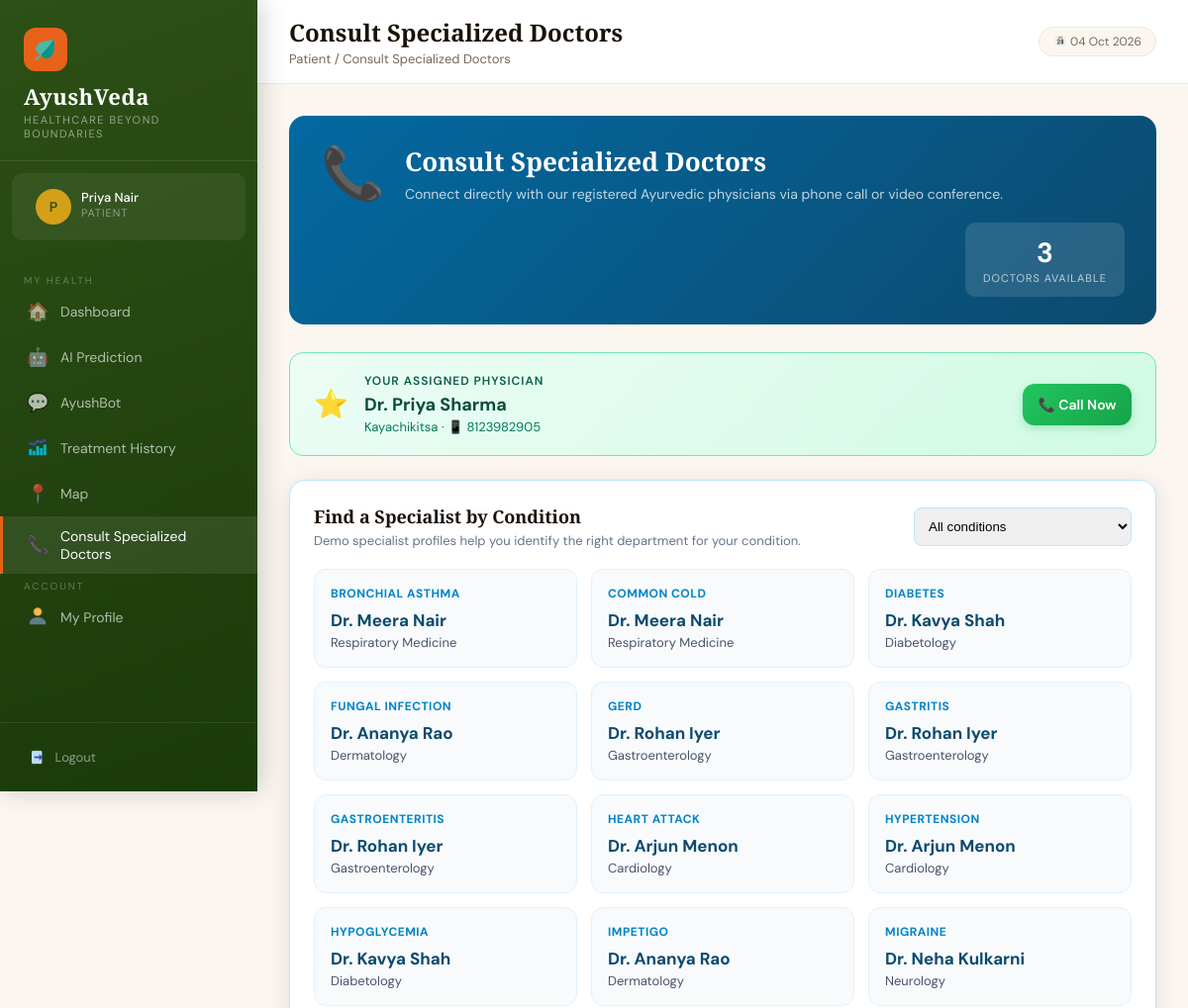
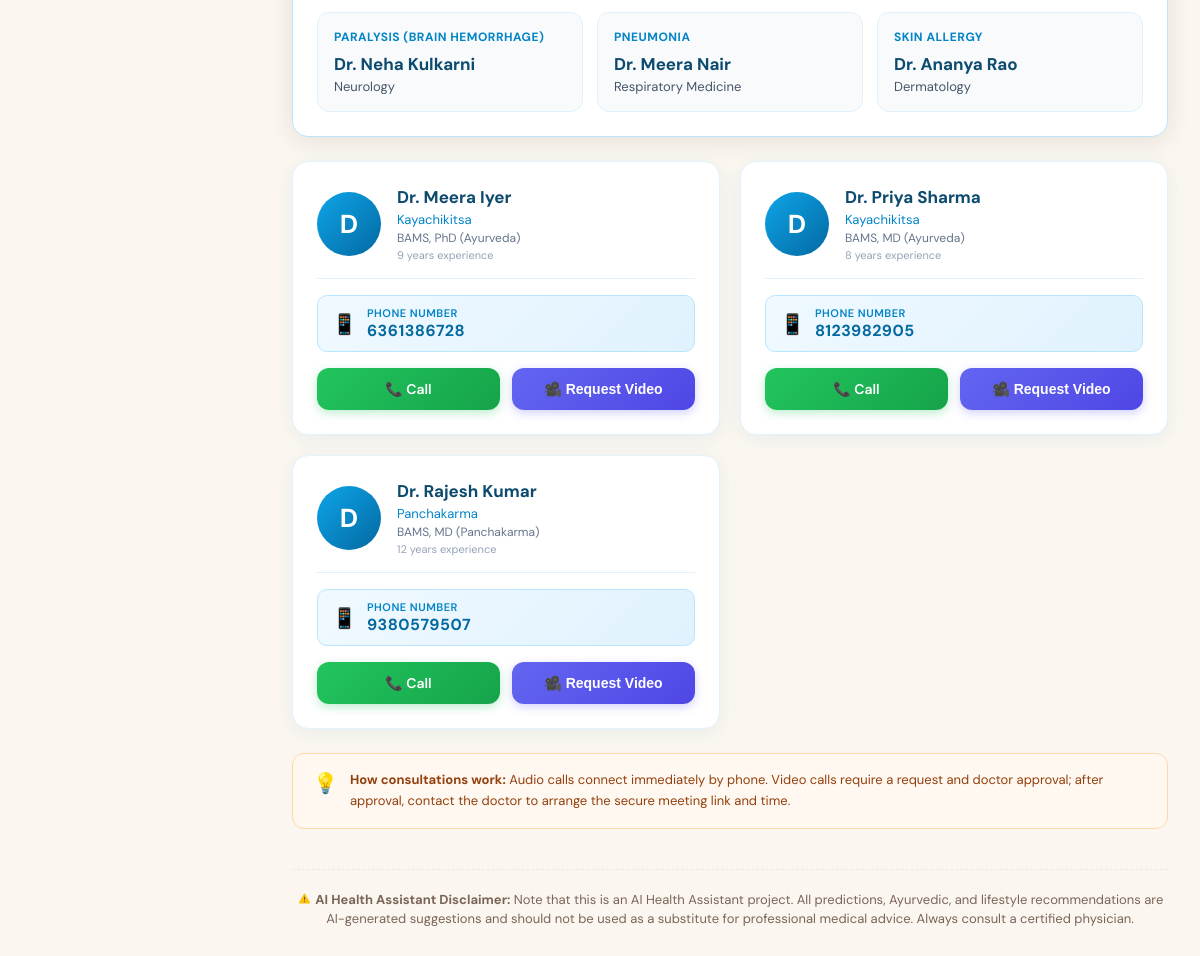
/patient/consult (signed in), run on the app's committed database (2 pictures, top to bottom).
### tables this page shows
CREATE TABLE patients (
            id INTEGER PRIMARY KEY AUTOINCREMENT,
            name TEXT NOT NULL,
            email TEXT UNIQUE NOT NULL,
            password TEXT NOT NULL,
            phone TEXT,
            age INTEGER,
            gender TEXT,
            blood_group TEXT,
            address TEXT,
            doctor_id INTEGER,
            created_at TIMESTAMP DEFAULT CURRENT_TIMESTAMP, preexisting_conditions TEXT, allergies TEXT, triage_raw_text TEXT, triage_symptoms TEXT, latitude REAL, longitude REAL, location_updated_at TIMESTAMP, share_location INTEGER DEFAULT 0,
            FOREIGN KEY (doctor_id) REFERENCES doctors(id)
        );

CREATE TABLE doctors (
            id INTEGER PRIMARY KEY AUTOINCREMENT,
            name TEXT NOT NULL,
            email TEXT UNIQUE NOT NULL,
            password TEXT NOT NULL,
            phone TEXT,
            specialization TEXT,
            qualification TEXT,
            experience INTEGER DEFAULT 0,
            created_at TIMESTAMP DEFAULT CURRENT_TIMESTAMP
        );

### app.py (the view, shortened to what this page needs)
@app.route('/patient/consult', methods=['GET', 'POST'])
@login_required('patient')
def patient_consult():
    conn = get_db()
    patient = conn.execute(
        "SELECT p.*, d.name as doctor_name, d.specialization, d.phone as doctor_phone FROM patients p LEFT JOIN doctors d ON p.doctor_id=d.id WHERE p.id=?",
        (session['user_id'],)
    ).fetchone()
    doctors = conn.execute(
        "SELECT id, name, phone, specialization, qualification, experience FROM doctors ORDER BY name"
    ).fetchall()
    video_requests = conn.execute(
        "SELECT cr.*, d.name as doctor_name FROM consultation_requests cr JOIN doctors d ON cr.doctor_id=d.id WHERE cr.patient_id=? ORDER BY cr.created_at DESC",
        (session['user_id'],)
    ).fetchall()
    conn.close()
    specialists = [
        (disease, details['name'], details['specialization'])
        for disease, details in sorted(SPECIALIST_BY_DISEASE.items())
    ]
    return render_template(
        'patient/consult.html', patient=patient, doctors=doctors,
        video_requests=video_requests, demo_specialists=specialists,
        diseases=sorted(SPECIALIST_BY_DISEASE)
    )

### templates/patient/consult.html (shortened to what this page needs)
{% extends 'base.html' %}
{% block page_title %}Consult Specialized Doctors{% endblock %}
{% block breadcrumb %}Patient / Consult Specialized Doctors{% endblock %}
{% block nav %}
<span class="nav-section-label">My Health</span>
<a href="/patient/dashboard" class="nav-link"><span class="icon">🏠</span> Dashboard</a>
<a href="/patient/predict" class="nav-link"><span class="icon">🤖</span> AI Prediction</a>
<a href="/patient/chatbot" class="nav-link"><span class="icon">💬</span> AyushBot</a>
<a href="/patient/history" class="nav-link"><span class="icon"><img src="/static/images/dashboard_icon.png" style="height:1.2em;width:1.2em;vertical-align:-0.2em;"></span> Treatment History</a>
<a href="/patient/map" class="nav-link"><span class="icon">📍</span> Map</a>
<a href="/patient/consult" class="nav-link active"><span class="icon">📞</span> Consult Specialized Doctors</a>
<span class="nav-section-label">Account</span>
<a href="/patient/profile" class="nav-link"><span class="icon"><img src="/static/images/profile_icon.png" style="height:1.2em;width:1.2em;vertical-align:-0.2em;"></span> My Profile</a>
{% endblock %}
{% block content %}
<div style="background:linear-gradient(135deg,#0369A1,#0C4A6E); border-radius:16px; padding:28px 32px; margin-bottom:28px; display:flex; align-items:center; gap:20px; flex-wrap:wrap;">
    <div style="font-size:52px; line-height:1;">📞</div>
    <div>
        <h2 style="font-size:26px; color:#fff; font-family:'Cormorant Garamond',serif; margin:0 0 6px 0;">Consult Specialized Doctors</h2>
        <p style="color:rgba(255,255,255,0.75); font-size:14px; margin:0;">Connect directly with our registered Ayurvedic physicians via phone call or video conference.</p>
    </div>
    <div style="margin-left:auto; background:rgba(255,255,255,0.12); border-radius:10px; padding:12px 18px; text-align:center;">
        <div style="font-size:28px; font-weight:700; color:#fff;">{{ doctors|length }}</div>
        <div style="font-size:11px; color:rgba(255,255,255,0.7); text-transform:uppercase; letter-spacing:1px;">Doctors Available</div>
    </div>
</div>
{% if patient.doctor_name %}
<div style="background:linear-gradient(135deg,#ECFDF5,#D1FAE5); border:1px solid #6EE7B7; border-radius:14px; padding:20px 24px; margin-bottom:24px; display:flex; align-items:center; gap:16px; flex-wrap:wrap;">
    <div style="font-size:28px;">⭐</div>
    <div>
        <div style="font-size:12px; color:#065F46; font-weight:600; text-transform:uppercase; letter-spacing:1px; margin-bottom:4px;">Your Assigned Physician</div>
        <div style="font-size:18px; font-weight:700; color:#064E3B;">{{ patient.doctor_name }}</div>
        <div style="font-size:13px; color:#047857; margin-top:2px;">{{ patient.specialization or 'Ayurvedic Physician' }} · 📱 {{ patient.doctor_phone or 'Contact via clinic' }}</div>
    </div>
    {% if patient.doctor_phone %}
    <div style="margin-left:auto; display:flex; gap:10px; flex-wrap:wrap;">
        <a href="tel:{{ patient.doctor_phone }}" class="call-btn" style="min-width:110px;">📞 Call Now</a>
    </div>
    {% endif %}
</div>
{% endif %}
<div class="card" style="margin-bottom:24px; border:1px solid #BAE6FD;">
    <div class="card-header">
        <div>
            <h3 class="card-title">Find a Specialist by Condition</h3>
            <p style="font-size:13px;color:#64748B;margin-top:4px;">Demo specialist profiles help you identify the right department for your condition.</p>
        </div>
        <select id="disease_filter" aria-label="Choose a condition" onchange="filterSpecialists(this.value)" style="padding:10px;border:1px solid #BAE6FD;border-radius:8px;min-width:220px;">
            <option value="">All conditions</option>
        </select>
    </div>
    <div id="specialist_grid" style="display:grid;grid-template-columns:repeat(auto-fill,minmax(250px,1fr));gap:14px;">
        {% for disease, name, specialty in demo_specialists %}
        <div class="specialist-card" data-disease="{{ disease|e }}" style="background:#F8FAFC;border:1px solid #E0F2FE;border-radius:12px;padding:16px;">
            <div style="font-size:12px;color:#0284C7;font-weight:700;text-transform:uppercase;letter-spacing:.5px;">{{ disease }}</div>
            <div style="font-size:17px;font-weight:700;color:#0C4A6E;margin-top:8px;">{{ name }}</div>
            <div style="font-size:13px;color:#475569;margin-top:3px;">{{ specialty }}</div>
        </div>
        {% endfor %}
    </div>
</div>
{% if doctors %}
<div style="display:grid; grid-template-columns: repeat(auto-fill, minmax(300px, 1fr)); gap:20px;">
    {% for doc in doctors %}
    <div class="doctor-card">
        <div style="display:flex; align-items:center; gap:16px;">
            <div class="doctor-avatar">{{ (doc.name or 'D')[0].upper() }}</div>
            <div style="flex:1; min-width:0;">
                <div style="font-weight:700; font-size:17px; color:#0C4A6E; white-space:nowrap; overflow:hidden; text-overflow:ellipsis;">{{ doc.name }}</div>
                <div style="font-size:13px; color:#0284C7; margin-top:3px;">{{ doc.specialization or 'Ayurvedic Physician' }}</div>
                {% if doc.qualification %}
                <div style="font-size:12px; color:#64748B; margin-top:2px;">{{ doc.qualification }}</div>
                {% endif %}
                {% if doc.experience %}
                <div style="font-size:11px; color:#94A3B8; margin-top:2px;">{{ doc.experience }} years experience</div>
                {% endif %}
            </div>
        </div>
        <div style="height:1px; background:#E0F2FE;"></div>
        <div class="phone-chip">
            <span style="font-size:20px;">📱</span>
            <div>
                <div style="font-size:11px; color:#0284C7; font-weight:600; text-transform:uppercase; letter-spacing:0.5px;">Phone Number</div>
                <div style="font-size:16px; font-weight:700; color:#0369A1; letter-spacing:0.5px;">{{ doc.phone or 'Not available' }}</div>
            </div>
        </div>
        {% if doc.phone %}
        <div style="display:flex; gap:12px;">
            <a href="tel:{{ doc.phone }}" id="call_{{ doc.id }}" class="call-btn">📞 Call</a>
            {% set doctor_request = namespace(status='') %}
            {% for video_request in video_requests %}
                {% if video_request.doctor_id == doc.id %}{% set doctor_request.status = video_request.status %}{% endif %}
            {% endfor %}
            {% if doctor_request.status == 'Approved' %}
            <span class="video-btn" style="background:#16A34A;cursor:default;">✅ Video Approved</span>
            {% elif doctor_request.status == 'Pending' %}
            <span class="video-btn" style="background:#94A3B8;cursor:default;">⏳ Video Pending</span>
            {% else %}
            <form action="{{ url_for('patient_consult') }}" method="POST" style="flex:1;display:flex;">
                <button type="submit" class="video-btn" style="width:100%;">🎥 Request Video</button>
            </form>
            {% endif %}
        </div>
        {% else %}
        <div style="text-align:center; font-size:13px; color:#94A3B8; padding:12px; background:#F8FAFC; border-radius:10px; border:1px dashed #CBD5E1;">
            📞 Contact via clinic reception
        </div>
        {% endif %}
    </div>
    {% endfor %}
</div>
{% endif %}
<div style="background:#FFF8F0; border:1px solid #FED7AA; border-radius:12px; padding:16px 20px; margin-top:24px; display:flex; align-items:flex-start; gap:12px;">
    <span style="font-size:20px; flex-shrink:0;">💡</span>
    <div style="font-size:13px; color:#92400E; line-height:1.6;">
        <strong>How consultations work:</strong> Audio calls connect immediately by phone. Video calls require a request and doctor approval; after approval, contact the doctor to arrange the secure meeting link and time.
    </div>
</div>
{% endblock %}

### templates/base.html (shortened to what this page needs)
<!DOCTYPE html>
<html lang="en">
<head>
</head>
<body>
    {% block body %}
    <div class="sidebar">
        <div class="sidebar-brand">
            <div class="logo-icon"><img src="/static/images/logo_icon.png"
                    style="height:1.2em;width:1.2em;vertical-align:-0.2em;"></div>
            <h2>AyushVeda</h2>
            <p>Healthcare Beyond Boundaries</p>
        </div>
        {% if session.user_name %}
        <div class="sidebar-user">
            <div class="avatar">{{ session.user_name[0].upper() }}</div>
            <div class="user-info">
                <div class="user-name">{{ session.user_name }}</div>
                <div class="user-role">{{ session.role|capitalize }}</div>
            </div>
        </div>
        {% endif %}
        <nav class="sidebar-nav">
            {% block nav %}{% endblock %}
        </nav>
        <div class="sidebar-footer">
            <a href="/logout" class="logout-btn"><img src="/static/images/logout_icon.png"
                    style="height:1.2em;width:1.2em;vertical-align:-0.2em;"> Logout</a>
        </div>
    </div>
    <div class="main">
        <div class="topbar">
            <div style="display:flex;align-items:center;gap:12px;">
                <div>
                    <h1>{% block page_title %}Dashboard{% endblock %}</h1>
                    <div class="breadcrumb">{% block breadcrumb %}Home{% endblock %}</div>
                </div>
            </div>
            <div class="topbar-right">
                <span class="date-badge"><img src="/static/images/appointments_icon.png"
                        style="height:1.2em;width:1.2em;vertical-align:-0.2em;"> {{ now }}</span>
            </div>
        </div>
        <div class="content">
            {% block content %}{% endblock %}
            <div class="content-footer"
                style="margin-top: 40px; padding-top: 20px; border-top: 1px dashed var(--cream-dark); text-align: center; font-size: 13px; color: var(--text-light); line-height: 1.5;">
                <strong><img src="/static/images/warning_icon.png"
                        style="height:1.2em;width:1.2em;vertical-align:-0.2em;"> AI Health Assistant
                    Disclaimer:</strong> Note that this is an AI Health Assistant project. All predictions, Ayurvedic,
                and lifestyle recommendations are AI-generated suggestions and should not be used as a substitute for
                professional medical advice. Always consult a certified physician.
            </div>
        </div>
    </div>
    {% endblock %}
</body>
</html>

### data on the page
patients: user_name "Priya Nair"
doctors: doctor_name "Dr. Priya Sharma", specialization "Kayachikitsa", phone "8123982905", name "D", name "Dr. Priya Sharma", qualification "BAMS, MD (Ayurveda)", experience "8"
doctors: name "D", name "Dr. Meera Iyer", specialization "Kayachikitsa", qualification "BAMS, PhD (Ayurveda)", experience "9", phone "6361386728"
doctors: name "D", name "Dr. Rajesh Kumar", specialization "Panchakarma", qualification "BAMS, MD (Panchakarma)", experience "12", phone "9380579507"

### other printed values
{{ session.user_name[0].upper() }} "P"
{{ session.role|capitalize }} "PATIENT"
{{ doctors|length }} "3"
{{ disease }} "BRONCHIAL ASTHMA" "COMMON COLD" "DIABETES" "FUNGAL INFECTION" "GERD" "GASTRITIS" "GASTROENTERITIS" "HEART ATTACK" "HYPERTENSION" "HYPOGLYCEMIA" "IMPETIGO" "MIGRAINE" "PARALYSIS (BRAIN HEMORRHAGE)" "PNEUMONIA" "SKIN ALLERGY"
{{ name }} "Dr. Meera Nair" "Dr. Meera Nair" "Dr. Kavya Shah" "Dr. Ananya Rao" "Dr. Rohan Iyer" "Dr. Rohan Iyer" "Dr. Rohan Iyer" "Dr. Arjun Menon" "Dr. Arjun Menon" "Dr. Kavya Shah" "Dr. Ananya Rao" "Dr. Neha Kulkarni" "Dr. Neha Kulkarni" "Dr. Meera Nair" "Dr. Ananya Rao"
{{ specialty }} "Respiratory Medicine" "Respiratory Medicine" "Diabetology" "Dermatology" "Gastroenterology" "Gastroenterology" "Gastroenterology" "Cardiology" "Cardiology" "Diabetology" "Dermatology" "Neurology" "Neurology" "Respiratory Medicine" "Dermatology"
